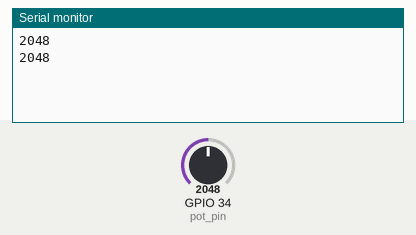
This sketch was run on a simulated ESP32. Shown: the last lines printed to the serial monitor. The inputs (shaded band) are chosen by the test bench; at power-on: GPIO 34 (pot_pin) = 2048.

Above: at 2.2 s.
2.3 s: GPIO 34 (pot_pin) set to 2866
At 3.6 s:
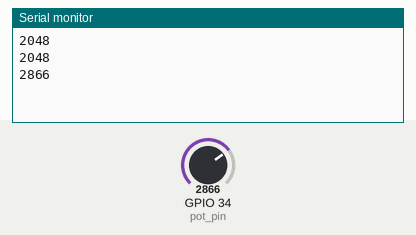
3.8 s: GPIO 34 (pot_pin) set to 3603
At 4.7 s:
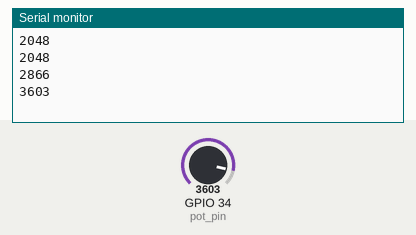
Timing chart, 0 to 6.8 s (numbered marks = the images above; inputs shaded):
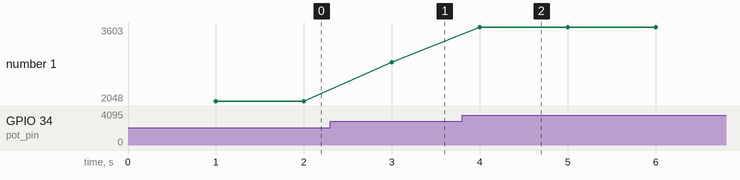

Measured:
- after the input at 2.3 s, the serial monitor: prints a new line after 0.70 s (image 1)
- after the input at 3.8 s, the serial monitor: prints a new line after 0.20 s (image 2)
- plotted number 1: 2048 → 2866 after the input at 2.3 s, 2866 → 3603 after the input at 3.8 s

The sketch:

leitura-potenciometro.ino
```cpp
#define pot_pin 34
int pot_valor = 0;

void setup() {
  Serial.begin(115200);
  delay(1000);
}

void loop() {
  pot_valor = analogRead(pot_pin);
  Serial.println(pot_valor);
  delay(1000);
}
```
